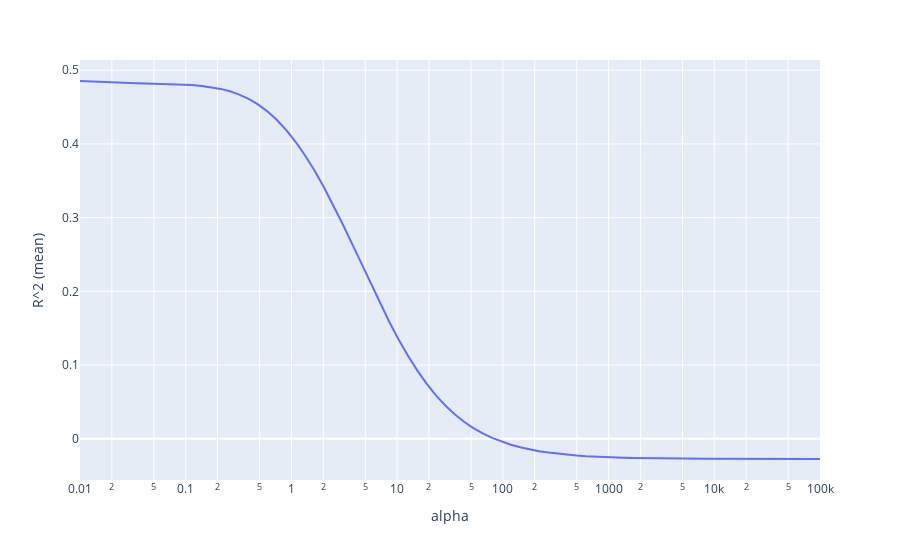

This figure's notebook cell:
### Code cell
# we pick alpha before the drop of the R^2 value
r2_means = []

for i in alphas:
    r2_means.append(cross_val_score(Ridge(alpha=i), original_X_3, original_y).mean())

result = pd.DataFrame(zip(alphas, r2_means), columns=['alpha', 'R^2 (mean)'])
fig = px.line(result, x='alpha', y='R^2 (mean)')
fig.update_xaxes(type='log')
fig.show()
